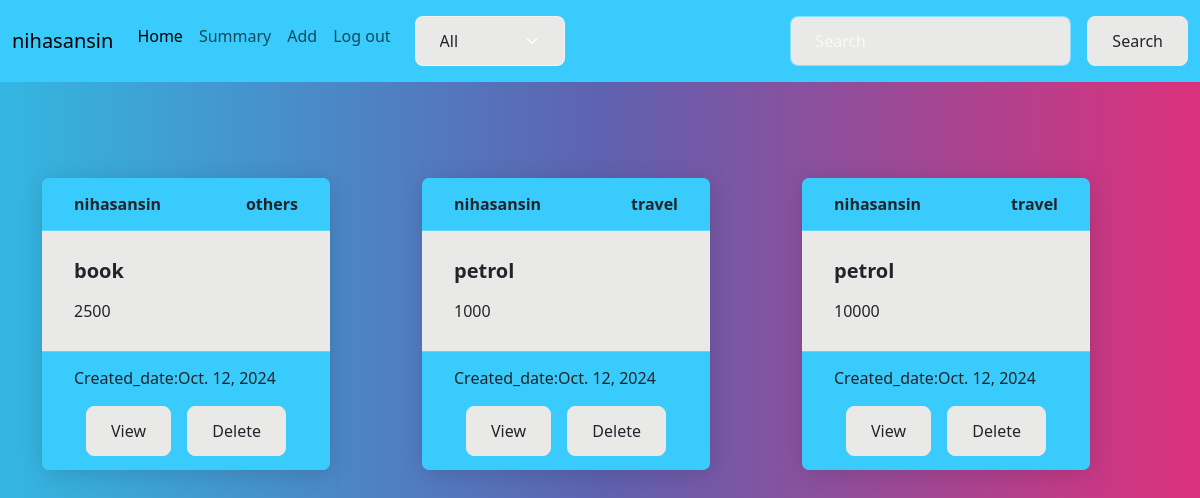
Page /expense/all (signed in) on the committed database.
### budget/models.py (models this page shows)
class Expense(models.Model):
    title=models.CharField(max_length=200)
    amount=models.IntegerField()
    created_date=models.DateTimeField(auto_now_add=True)
    category_choices=(
        ("food","food"),
        ("travel","travel"),
        ("health","health"),
        ("others","others"),
    )
    category=models.CharField(max_length=200,choices=category_choices,default="others")
    user = models.ForeignKey(User, on_delete=models.CASCADE)

### budget/views.py (the view)
# urls.py: path("expense/all",views.ExpenseListView.as_view(),name='expense-list'),
@method_decorator(decs,name="dispatch")
class ExpenseListView(View):
    def get(self,request,*args,**kwargs):
        search_text=request.GET.get("search_text")
        selected_category=request.GET.get("category","all")
        if search_text != None:
            qs=Expense.objects.filter(user=request.user)
            qs=qs.filter(Q(title__icontains=search_text)|Q(category__icontains=search_text))
        else:
            if selected_category =="all":
                qs=Expense.objects.filter(user=request.user)
            else:
                qs=Expense.objects.filter(category=selected_category,user=request.user)
        return render(request,"expense_list.html",{"expenses":qs,"selected":selected_category})

### budget/templates/expense_list.html
{%extends 'base.html'%}
{%block main_block%}
<div class="container">
    <div class="row">
        {%for e in expenses%}
        <div class="col-4 mt-5">
            <div class="card text-bg-white mb-3" style="max-width: 18rem;">
                <div class="card-header d-flex justify-content-between bg-info text-dark">
                    <div><b>{{e.user}}</b></div>
                    <div>{{e.category}}</div>
                </div>
                <div class="card-body bg-light text-dark">
                    <h5 class="card-title">{{e.title}}</h5>
                    <p class="card-text">{{e.amount}}</p>
                </div>
                <div class="card-footer text-body-white bg-info text-dark">
                    Created_date:{{e.created_date|date}}<br>
                    <div class="container d-flex justify-content-between text-dark">
                    <a href="{%url 'expense-update' e.id%}" class="btn btn-light mt-2 text-dark ">View</a>
                    <a href="{%url 'expense-delete' e.id%}" class="btn btn-light mt-2 text-dark ">Delete</a>
                    </div>
                </div>
            </div>
        </div>
        {%endfor%}
    </div>
</div>
{%endblock%}

### budget/templates/base.html (shortened to what this page needs)
<!DOCTYPE html>
{%load static%}
<html lang="en">
<head>
    <link rel="stylesheet" href="{%static 'css/bootstrap.min (3).css'%}">
</head>
<body>
    <nav class="navbar navbar-expand-lg navbar-light bg-info">
        <div class="container-fluid">
          <a class="navbar-brand" href="#">{{request.user}}</a>
          <div class="collapse navbar-collapse" id="navbarSupportedContent">
            <ul class="navbar-nav me-auto mb-2 mb-lg-0">
              <li class="nav-item">
                <a class="nav-link active" aria-current="page" href="{%url 'expense-list'%}">Home</a>
              </li>
              <li class="nav-item">
                <a class="nav-link" href="{%url 'expense-summary'%}">Summary</a>
              </li>
              <li class="nav-item">
                <a class="nav-link" href="{%url 'expense-add'%}">Add</a>
              </li>
              <li><li><a href="{%url 'signout'%}" class="nav-link">Log out</a></li></li>
                <li class="nav-item dropdown mx-2"><form action="" >
                  <select name="category" id="" class="form-select bg-light text-dark" onchange="this.form.submit()">
                      <option value="all" {%if selected == "all"%} selected {%endif%}>All</option>
                  </select>
              </form></li>
            </ul>
            <form action="{%url 'expense-list'%}" class="d-flex">
              <input class="form-control me-2 bg-light text-info" type="search" placeholder="Search" aria-label="Search" name="search_text">
                <button type="submit" class="btn btn-light text-dark">Search</button>
            </form>
          </div>
        </div>
      </nav>
      {%block main_block%}
      {%endblock%}
</body>
</html>

### rows in the picture
Expense: user "nihasansin", category "others", title "book", amount "2500", created_date "Oct. 12, 2024"
Expense: user "nihasansin", category "travel", title "petrol", amount "1000", created_date "Oct. 12, 2024"
Expense: user "nihasansin", category "travel", title "petrol", amount "10000", created_date "Oct. 12, 2024"

### other values in the picture
{{ request.user }} "nihasansin"
